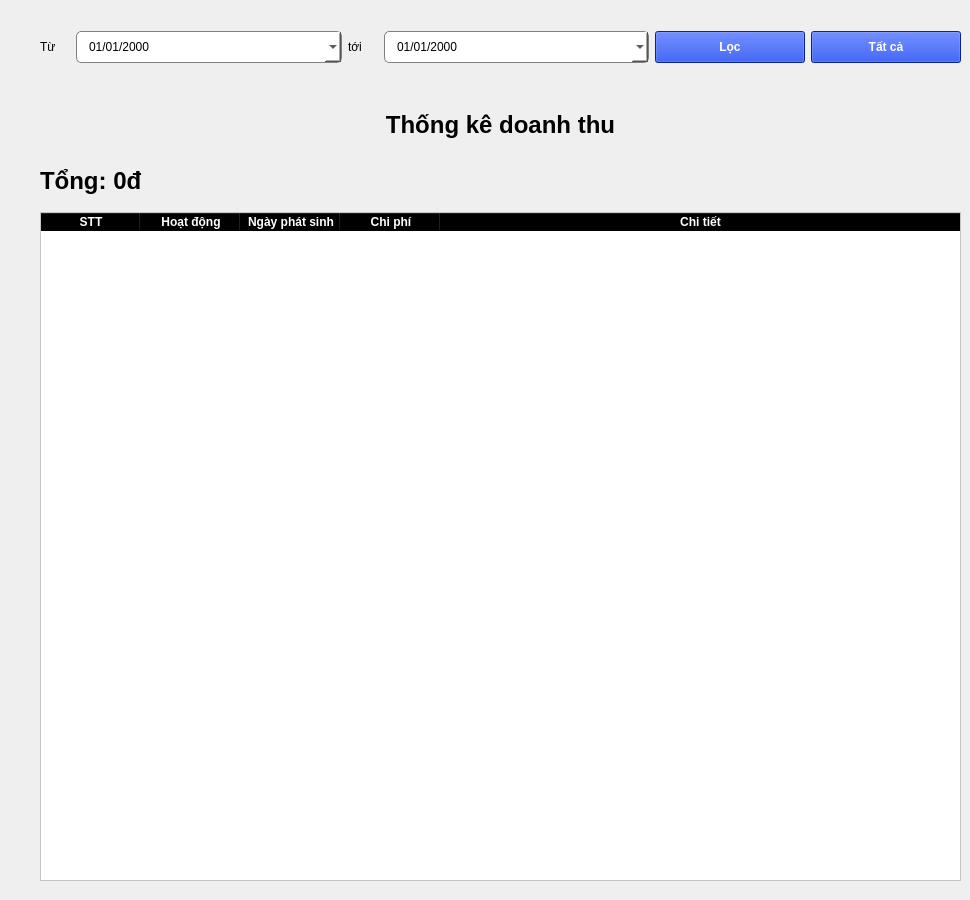
      <widget class="QWidget" name="page_4">
       <property name="styleSheet">
        <string notr="true">QDateEdit {
	border: 1px solid gray;
	border-radius: 5px;
	height: 30px;
	padding-left: 10px;
	background-color: #fff;
}</string>
       </property>
       <widget class="QWidget" name="widget_2" native="true">
        <property name="geometry">
         <rect>
          <x>40</x>
          <y>100</y>
          <width>921</width>
          <height>791</height>
         </rect>
        </property>
        <property name="styleSheet">
         <string notr="true">QTableWidget {
	background-color: #fff;
}</string>
        </property>
        <widget class="QWidget" name="layoutWidget_2">
         <property name="geometry">
          <rect>
           <x>0</x>
           <y>0</y>
           <width>921</width>
           <height>781</height>
          </rect>
         </property>
         <layout class="QVBoxLayout" name="verticalLayout_3">
          <item>
           <widget class="QLabel" name="label_19">
            <property name="minimumSize">
             <size>
              <width>0</width>
              <height>50</height>
             </size>
            </property>
            <property name="styleSheet">
             <string notr="true">font-size:24px;
font-weight: bold;</string>
            </property>
            <property name="text">
             <string>Thống kê doanh thu</string>
            </property>
            <property name="alignment">
             <set>Qt::AlignCenter</set>
            </property>
           </widget>
          </item>
          <item>
           <widget class="QLabel" name="lbl_tong_doanh_thu">
            <property name="minimumSize">
             <size>
              <width>0</width>
              <height>50</height>
             </size>
            </property>
            <property name="styleSheet">
             <string notr="true">font-size:24px;
font-weight: bold;</string>
            </property>
            <property name="text">
             <string>Tổng: 0đ</string>
            </property>
           </widget>
          </item>
          <item>
           <widget class="QTableWidget" name="total_expense_table">
            <property name="minimumSize">
             <size>
              <width>0</width>
              <height>150</height>
             </size>
            </property>
            <property name="sizeIncrement">
             <size>
              <width>0</width>
              <height>150</height>
             </size>
            </property>
            <property name="styleSheet">
             <string notr="true">QHeaderView::section {
	font-weight: bold;
	background-color: #000;
	color: #fff;
}</string>
            </property>
            <attribute name="horizontalHeaderCascadingSectionResizes">
             <bool>false</bool>
            </attribute>
            <attribute name="horizontalHeaderShowSortIndicator" stdset="0">
             <bool>false</bool>
            </attribute>
            <attribute name="horizontalHeaderStretchLastSection">
             <bool>true</bool>
            </attribute>
            <attribute name="verticalHeaderCascadingSectionResizes">
             <bool>false</bool>
            </attribute>
            <attribute name="verticalHeaderShowSortIndicator" stdset="0">
             <bool>false</bool>
            </attribute>
            <attribute name="verticalHeaderStretchLastSection">
             <bool>false</bool>
            </attribute>
            <column>
             <property name="text">
              <string>STT</string>
             </property>
             <property name="textAlignment">
              <set>AlignCenter</set>
             </property>
            </column>
            <column>
             <property name="text">
              <string>Hoạt động</string>
             </property>
             <property name="textAlignment">
              <set>AlignCenter</set>
             </property>
            </column>
            <column>
             <property name="text">
              <string>Ngày phát sinh</string>
             </property>
             <property name="textAlignment">
              <set>AlignCenter</set>
             </property>
            </column>
            <column>
             <property name="text">
              <string>Chi phí</string>
             </property>
             <property name="textAlignment">
              <set>AlignCenter</set>
             </property>
            </column>
            <column>
             <property name="text">
              <string>Chi tiết</string>
             </property>
             <property name="textAlignment">
              <set>AlignCenter</set>
             </property>
            </column>
           </widget>
          </item>
         </layout>
        </widget>
       </widget>
       <widget class="QWidget" name="layoutWidget">
        <property name="geometry">
         <rect>
          <x>40</x>
          <y>30</y>
          <width>921</width>
          <height>34</height>
         </rect>
        </property>
        <layout class="QHBoxLayout" name="horizontalLayout">
         <item>
          <widget class="QLabel" name="label_15">
           <property name="maximumSize">
            <size>
             <width>30</width>
             <height>16777215</height>
            </size>
           </property>
           <property name="text">
            <string>Từ </string>
           </property>
          </widget>
         </item>
         <item>
          <widget class="QDateEdit" name="date_from">
           <property name="displayFormat">
            <string>dd/MM/yyyy</string>
           </property>
           <property name="calendarPopup">
            <bool>true</bool>
           </property>
          </widget>
         </item>
         <item>
          <widget class="QLabel" name="label_17">
           <property name="maximumSize">
            <size>
             <width>30</width>
             <height>16777215</height>
            </size>
           </property>
           <property name="text">
            <string>tới</string>
           </property>
          </widget>
         </item>
         <item>
          <widget class="QDateEdit" name="date_to">
           <property name="displayFormat">
            <string>dd/MM/yyyy</string>
           </property>
           <property name="calendarPopup">
            <bool>true</bool>
           </property>
          </widget>
         </item>
         <item>
          <widget class="QPushButton" name="btn_filter_expense">
           <property name="minimumSize">
            <size>
             <width>150</width>
             <height>30</height>
            </size>
           </property>
           <property name="maximumSize">
            <size>
             <width>150</width>
             <height>32</height>
            </size>
           </property>
           <property name="styleSheet">
            <string notr="true">background-color: #0a31d1;
font-weight: bold;
color: #fff;</string>
           </property>
           <property name="text">
            <string>Lọc</string>
           </property>
          </widget>
         </item>
         <item>
          <widget class="QPushButton" name="btn_get_all_expense">
           <property name="minimumSize">
            <size>
             <width>150</width>
             <height>30</height>
            </size>
           </property>
           <property name="maximumSize">
            <size>
             <width>150</width>
             <height>32</height>
            </size>
           </property>
           <property name="styleSheet">
            <string notr="true">background-color: #0a31d1;
font-weight: bold;
color: #fff;</string>
           </property>
           <property name="text">
            <string>Tất cả</string>
           </property>
          </widget>
         </item>
        </layout>
       </widget>
      </widget>
